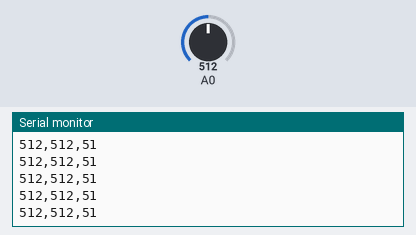
The sketch below on a simulated Arduino Uno, built with avr-gcc and run on an emulated ATmega328P. On the bench: the last lines printed to the serial monitor. The inputs (shaded band) are chosen by the test bench; at power-on: A0 = 512.

Above: at 1.2 s.
1.3 s: A0 set to 716
At 1.31 s:
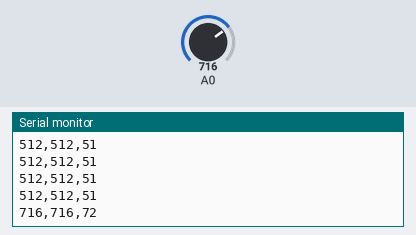
2.8 s: A0 set to 900
At 2.82 s:
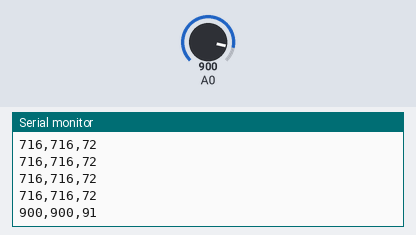
Timing chart, 0 to 5.8 s (numbered marks = the images above; inputs shaded):
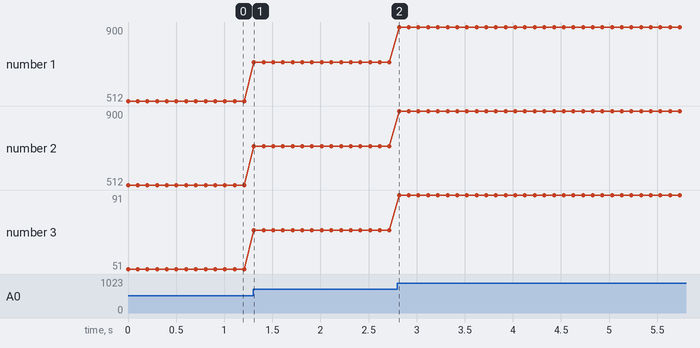

Measured:
- after the input at 1.3 s, the serial monitor: prints a new line at once (image 1)
- after the input at 2.8 s, the serial monitor: prints a new line at once (image 2)
- plotted number 1: 512 → 716 after the input at 1.3 s, 716 → 900 after the input at 2.8 s
- plotted number 2: 512 → 716 after the input at 1.3 s, 716 → 900 after the input at 2.8 s
- plotted number 3: 51 → 72 after the input at 1.3 s, 72 → 91 after the input at 2.8 s

The sketch:

pressure.ino
```cpp
int maximum = 0;

void setup()
{
  Serial.begin( 9600 );
}

void loop()
{
  int voltage = analogRead( 0 );
  int weight = map( voltage, 0, 985, 0, 100 );

  if( voltage > maximum )
  {
    maximum = voltage;
  }

  Serial.print( maximum );
  Serial.print( "," );
  Serial.print( voltage );
  Serial.print( "," );
  Serial.println( weight );

  delay( 100 );
}
```
